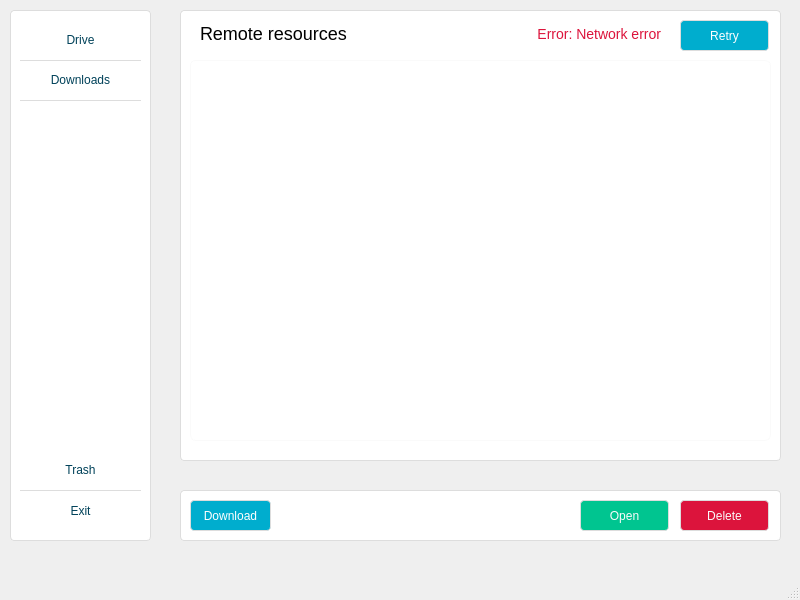
<?xml version="1.0" encoding="UTF-8"?>
<ui version="4.0">
 <class>MainWindow</class>
 <widget class="QMainWindow" name="MainWindow">
  <property name="geometry">
   <rect>
    <x>0</x>
    <y>0</y>
    <width>800</width>
    <height>600</height>
   </rect>
  </property>
  <property name="windowTitle">
   <string>Collaborative Notepad</string>
  </property>
  <property name="styleSheet">
   <string notr="true"/>
  </property>
  <widget class="QWidget" name="centralwidget">
   <widget class="QFrame" name="sidemenu">
    <property name="geometry">
     <rect>
      <x>10</x>
      <y>10</y>
      <width>141</width>
      <height>531</height>
     </rect>
    </property>
    <property name="styleSheet">
     <string notr="true">background: #fff;
border: 1px solid #ddd;
border-radius: 4px;</string>
    </property>
    <property name="frameShape">
     <enum>QFrame::StyledPanel</enum>
    </property>
    <property name="frameShadow">
     <enum>QFrame::Raised</enum>
    </property>
    <widget class="QPushButton" name="myDriveBtn">
     <property name="geometry">
      <rect>
       <x>10</x>
       <y>10</y>
       <width>121</width>
       <height>41</height>
      </rect>
     </property>
     <property name="font">
      <font>
       <weight>50</weight>
       <bold>false</bold>
      </font>
     </property>
     <property name="cursor">
      <cursorShape>OpenHandCursor</cursorShape>
     </property>
     <property name="styleSheet">
      <string notr="true">background: none;
border: none;
border-bottom: 1px solid #ddd;
padding: 12px 0;
text-align: center;
font-weight: 400;
border-radius: 0;
color: #004159;</string>
     </property>
     <property name="text">
      <string>Drive</string>
     </property>
     <property name="autoDefault">
      <bool>false</bool>
     </property>
    </widget>
    <widget class="QPushButton" name="trashBtn">
     <property name="geometry">
      <rect>
       <x>10</x>
       <y>440</y>
       <width>121</width>
       <height>41</height>
      </rect>
     </property>
     <property name="font">
      <font>
       <weight>50</weight>
       <bold>false</bold>
      </font>
     </property>
     <property name="cursor">
      <cursorShape>OpenHandCursor</cursorShape>
     </property>
     <property name="styleSheet">
      <string notr="true">background: none;
border: none;
padding: 12px 0;
text-align: center;
font-weight: 400;
border-bottom: 1px solid #ddd;
color: #004159;
border-radius: 0;</string>
     </property>
     <property name="text">
      <string>Trash</string>
     </property>
     <property name="autoDefault">
      <bool>false</bool>
     </property>
    </widget>
    <widget class="QPushButton" name="sharedBtn">
     <property name="geometry">
      <rect>
       <x>10</x>
       <y>50</y>
       <width>121</width>
       <height>41</height>
      </rect>
     </property>
     <property name="font">
      <font>
       <weight>50</weight>
       <bold>false</bold>
      </font>
     </property>
     <property name="cursor">
      <cursorShape>OpenHandCursor</cursorShape>
     </property>
     <property name="styleSheet">
      <string notr="true">background: none;
border: none;
border-bottom: 1px solid #ddd;
padding: 12px 0;
text-align: center;
font-weight: 400;
border-radius: 0;
color: #004159;</string>
     </property>
     <property name="text">
      <string>Downloads</string>
     </property>
     <property name="autoDefault">
      <bool>false</bool>
     </property>
    </widget>
    <widget class="QPushButton" name="exitBtn">
     <property name="geometry">
      <rect>
       <x>10</x>
       <y>480</y>
       <width>121</width>
       <height>41</height>
      </rect>
     </property>
     <property name="font">
      <font>
       <weight>50</weight>
       <bold>false</bold>
      </font>
     </property>
     <property name="cursor">
      <cursorShape>OpenHandCursor</cursorShape>
     </property>
     <property name="styleSheet">
      <string notr="true">background: none;
border: none;
padding: 12px 0;
text-align: center;
font-weight: 400;
color: #004159;</string>
     </property>
     <property name="text">
      <string>Exit</string>
     </property>
     <property name="autoDefault">
      <bool>false</bool>
     </property>
    </widget>
   </widget>
   <widget class="QFrame" name="filesContainer">
    <property name="geometry">
     <rect>
      <x>180</x>
      <y>10</y>
      <width>601</width>
      <height>451</height>
     </rect>
    </property>
    <property name="styleSheet">
     <string notr="true">background: #fff;
border: 1px solid #ddd;
border-radius: 4px;</string>
    </property>
    <property name="frameShape">
     <enum>QFrame::StyledPanel</enum>
    </property>
    <property name="frameShadow">
     <enum>QFrame::Raised</enum>
    </property>
    <widget class="QListWidget" name="filelist">
     <property name="geometry">
      <rect>
       <x>10</x>
       <y>50</y>
       <width>581</width>
       <height>381</height>
      </rect>
     </property>
     <property name="cursor" stdset="0">
      <cursorShape>OpenHandCursor</cursorShape>
     </property>
     <property name="styleSheet">
      <string notr="true">border: none;
padding: 6px 8px;
border: 1px solid #fafafa;
border-radius: 6px;</string>
     </property>
    </widget>
    <widget class="QPushButton" name="listTitleLabel">
     <property name="geometry">
      <rect>
       <x>20</x>
       <y>10</y>
       <width>151</width>
       <height>31</height>
      </rect>
     </property>
     <property name="font">
      <font>
       <pointsize>-1</pointsize>
       <weight>50</weight>
       <bold>false</bold>
      </font>
     </property>
     <property name="cursor">
      <cursorShape>OpenHandCursor</cursorShape>
     </property>
     <property name="styleSheet">
      <string notr="true">background: none;
border: none;
text-align: left;
font-weight: 400;
border-radius: 0;
font-size: 18px;
padding-bottom: 4px;</string>
     </property>
     <property name="text">
      <string>Remote resources</string>
     </property>
     <property name="autoDefault">
      <bool>false</bool>
     </property>
    </widget>
    <widget class="QPushButton" name="errorLabel">
     <property name="geometry">
      <rect>
       <x>310</x>
       <y>10</y>
       <width>171</width>
       <height>31</height>
      </rect>
     </property>
     <property name="font">
      <font>
       <pointsize>-1</pointsize>
       <weight>50</weight>
       <bold>false</bold>
      </font>
     </property>
     <property name="cursor">
      <cursorShape>OpenHandCursor</cursorShape>
     </property>
     <property name="styleSheet">
      <string notr="true">background: none;
border: none;
text-align: right;
font-weight: 400;
border-radius: 0;
font-size:  14px;
padding-bottom: 4px;
color: crimson;</string>
     </property>
     <property name="text">
      <string>Error: Network error</string>
     </property>
     <property name="autoDefault">
      <bool>false</bool>
     </property>
    </widget>
    <widget class="QPushButton" name="retryBtn">
     <property name="geometry">
      <rect>
       <x>500</x>
       <y>10</y>
       <width>89</width>
       <height>31</height>
      </rect>
     </property>
     <property name="cursor">
      <cursorShape>OpenHandCursor</cursorShape>
     </property>
     <property name="styleSheet">
      <string notr="true">background: #00adce;
color: #fff;</string>
     </property>
     <property name="text">
      <string>Retry</string>
     </property>
    </widget>
   </widget>
   <widget class="QFrame" name="filesControls">
    <property name="geometry">
     <rect>
      <x>180</x>
      <y>490</y>
      <width>601</width>
      <height>51</height>
     </rect>
    </property>
    <property name="styleSheet">
     <string notr="true">background: #fff;
border: 1px solid #ddd;
border-radius: 4px;</string>
    </property>
    <property name="frameShape">
     <enum>QFrame::StyledPanel</enum>
    </property>
    <property name="frameShadow">
     <enum>QFrame::Raised</enum>
    </property>
    <widget class="QPushButton" name="openBtn">
     <property name="geometry">
      <rect>
       <x>400</x>
       <y>10</y>
       <width>89</width>
       <height>31</height>
      </rect>
     </property>
     <property name="cursor">
      <cursorShape>OpenHandCursor</cursorShape>
     </property>
     <property name="styleSheet">
      <string notr="true">color: #fafafa;
background: #00c590;</string>
     </property>
     <property name="text">
      <string>Open</string>
     </property>
    </widget>
    <widget class="QPushButton" name="downloadBtn">
     <property name="geometry">
      <rect>
       <x>10</x>
       <y>10</y>
       <width>81</width>
       <height>31</height>
      </rect>
     </property>
     <property name="cursor">
      <cursorShape>OpenHandCursor</cursorShape>
     </property>
     <property name="styleSheet">
      <string notr="true">background: #00adce;
color: #fff;</string>
     </property>
     <property name="text">
      <string>Download</string>
     </property>
    </widget>
    <widget class="QPushButton" name="deleteBtn">
     <property name="geometry">
      <rect>
       <x>500</x>
       <y>10</y>
       <width>89</width>
       <height>31</height>
      </rect>
     </property>
     <property name="cursor">
      <cursorShape>OpenHandCursor</cursorShape>
     </property>
     <property name="styleSheet">
      <string notr="true">color: #fafafa;
background: crimson;</string>
     </property>
     <property name="text">
      <string>Delete</string>
     </property>
    </widget>
    <zorder>openBtn</zorder>
    <zorder>deleteBtn</zorder>
    <zorder>downloadBtn</zorder>
   </widget>
  </widget>
  <widget class="QMenuBar" name="menubar">
   <property name="geometry">
    <rect>
     <x>0</x>
     <y>0</y>
     <width>800</width>
     <height>22</height>
    </rect>
   </property>
   <property name="acceptDrops">
    <bool>true</bool>
   </property>
  </widget>
  <widget class="QStatusBar" name="statusbar"/>
 </widget>
 <resources/>
 <connections/>
</ui>
